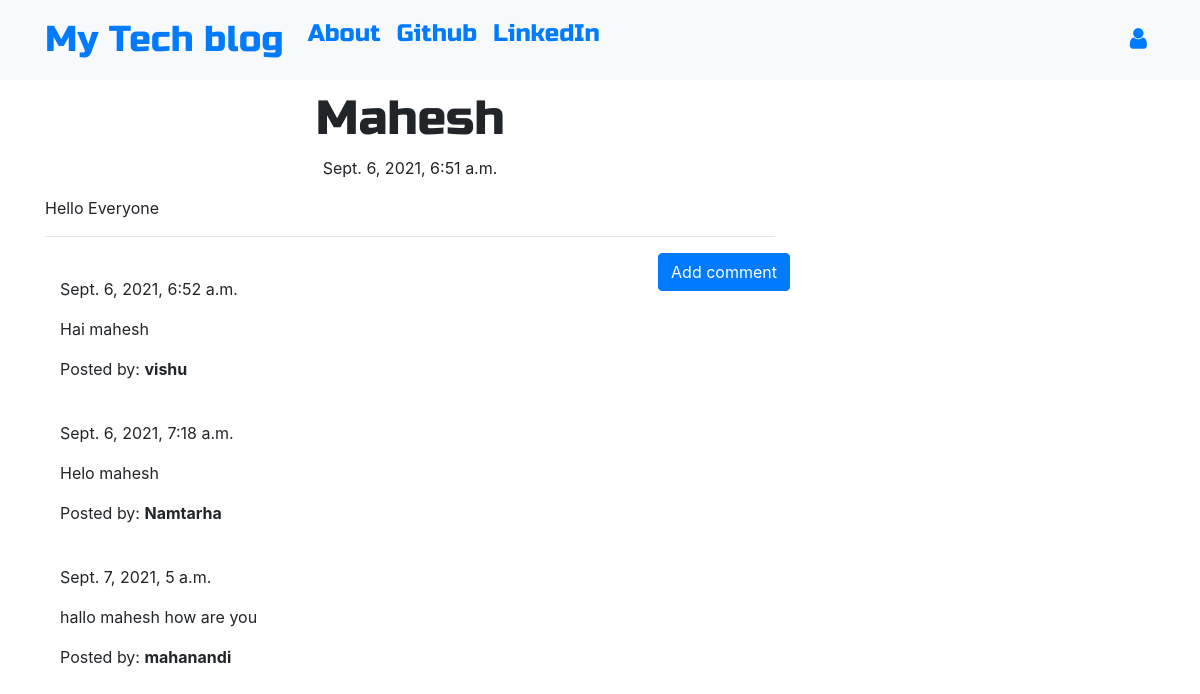
Page /post/9 on the committed database.
### cloneapp/models.py (models this page shows, shortened)
class Post(models.Model):
    author = models.ForeignKey('auth.User',on_delete=models.CASCADE)
    title = models.CharField(max_length=200)
    text = models.TextField()
    created_date = models.DateTimeField(default=timezone.now)
    published_date = models.DateTimeField(blank=True, null=True)

class Comment(models.Model):
    post = models.ForeignKey('cloneapp.Post', related_name='comments',on_delete=models.CASCADE)
    author = models.CharField(max_length=200)
    text = models.TextField()
    created_date = models.DateTimeField(default=timezone.now)
    approved_comment = models.BooleanField(default=False)

### cloneapp/views.py (the view)
# urls.py: path('post/<int:pk>', views.PostDetailView.as_view(), name='post_detail'),
class PostDetailView(DetailView):
    model = Post

### cloneapp/templates/cloneapp/post_detail.html (shortened to what this page needs)
{% extends 'cloneapp/base.html' %}
{% block content %}
        <h1 class='posttitle loader'>{{ post.title }}</h1>
        {% if post.published_date %}
            <div class="date postdate">
                {{ post.published_date }}
            </div>
        {% else %}
            <a class="btn btn-outline-dark" href="{% url 'post_publish' pk=post.pk %}">Publish</a>
        {% endif %}
      <p class='postcontent' >{{ post.text|safe|linebreaksbr }}</p>
  <hr>
  <a class="btn btn-primary btn-comment" href="{% url 'add_comment_to_post' pk=post.pk %}">Add comment</a>
  <div class="container">
  {% for comment in post.comments.all %}
  <br>
      {% if user.is_authenticated or comment.approved_comment %}
              {{ comment.created_date }}
          <p>{{ comment.text|safe|linebreaks }}</p>
          <p>Posted by: <strong>{{ comment.author }}</strong></p>
      {% endif %}
  {% empty %}
      <p>No comments posted.</p>
  {% endfor %}
</div>
{% endblock %}

### cloneapp/static/css/clone.css (style rules this page uses)
.postdate { text-align: center; }
.posttitle { font-family: 'Russo One', sans-serif; font-size: 3em; text-align: center; }
.postcontent { font-family: 'Montserrat'; font-size: 1.5em; }
.btn-comment { position: absolute; right: 0px; }
.loader { filter:hue-rotate(0deg); color: linear-gradient(45deg,#0f8,#08f); animation:hue 5000ms infinite linear; }

### rows in the picture
Post: title "Mahesh", published_date "Sept. 6, 2021, 6:51 a.m.", text "Hello Everyone"
Comment: created_date "Sept. 6, 2021, 6:52 a.m.", text "Hai mahesh", author "vishu"
Comment: created_date "Sept. 6, 2021, 7:18 a.m.", text "Helo mahesh", author "Namtarha"
Comment: created_date "Sept. 7, 2021, 5 a.m.", text "hallo mahesh how are you", author "mahanandi"
